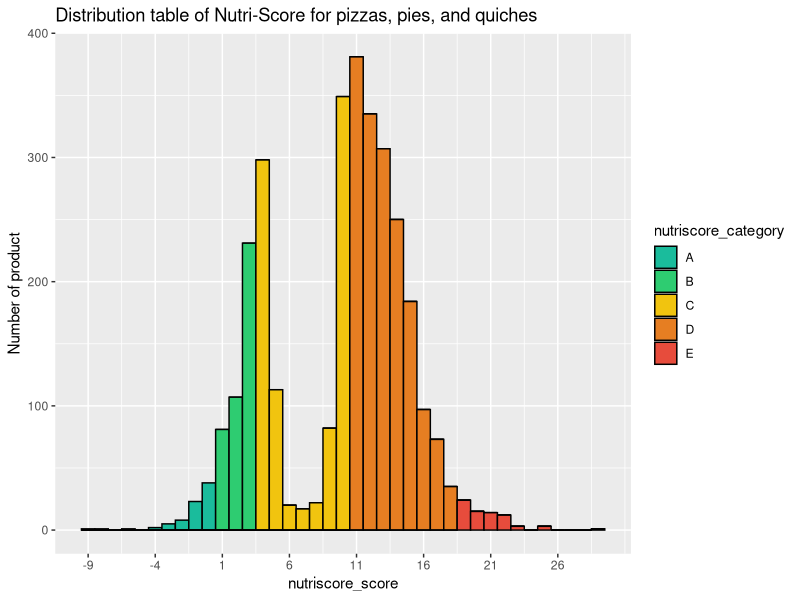
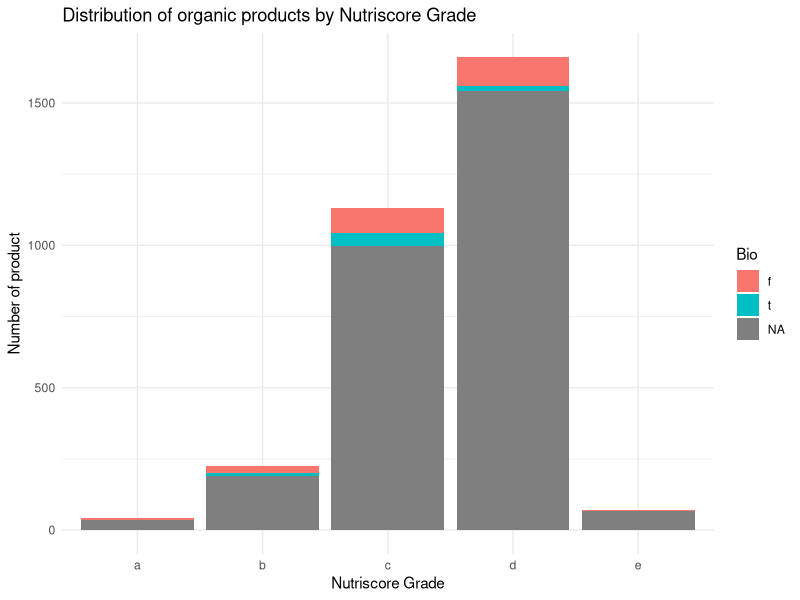
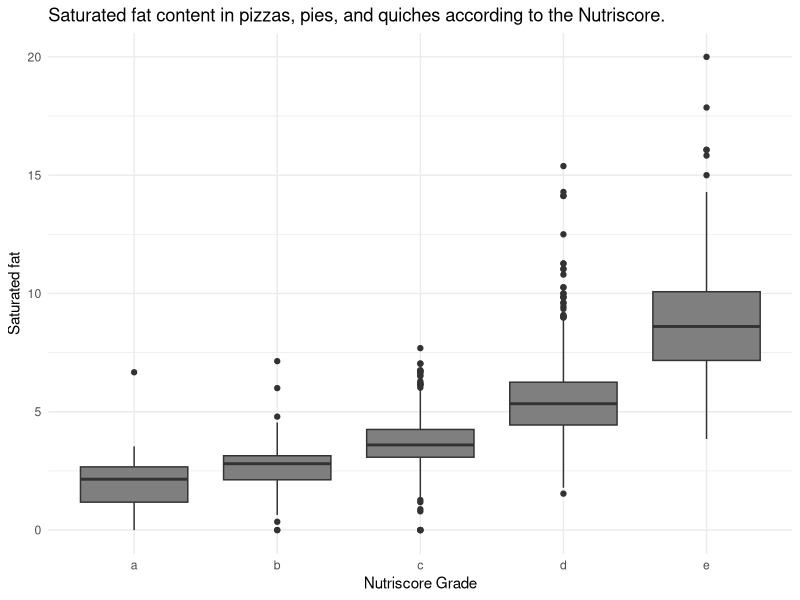
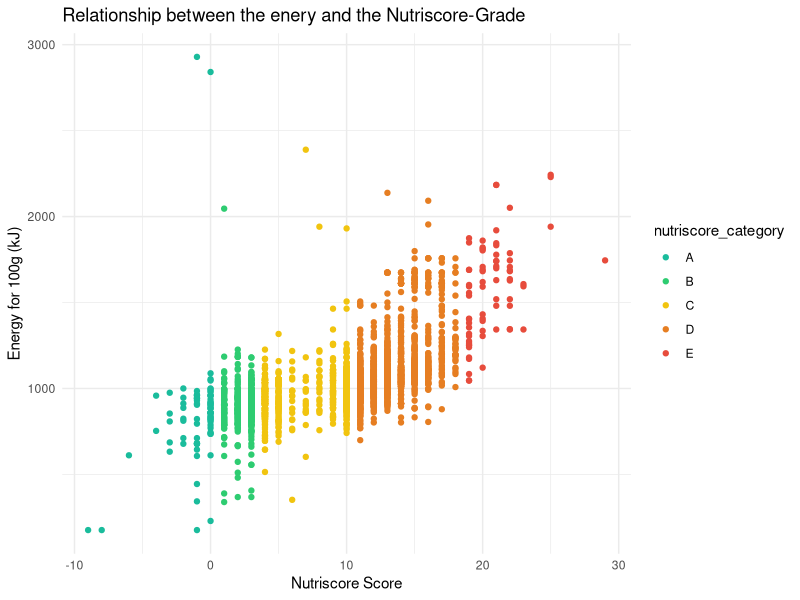
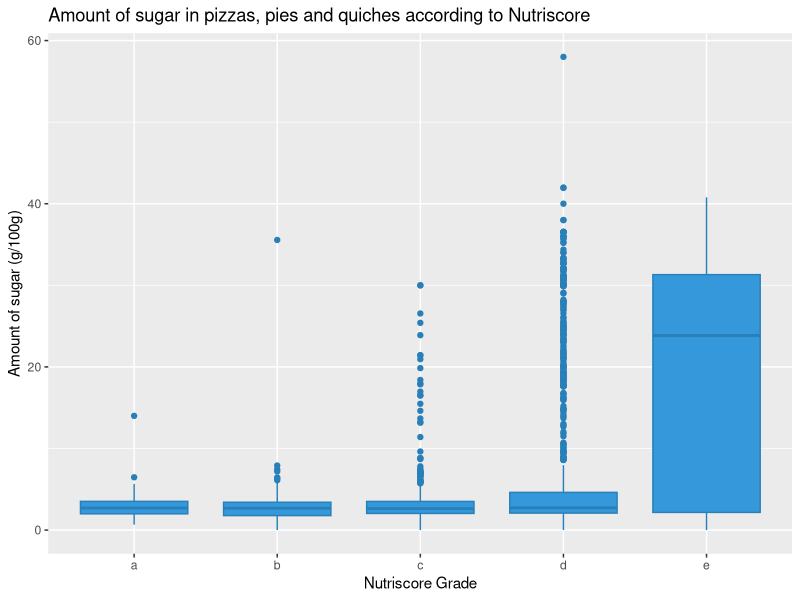

R code for these plots, in order:
## ---- chunk 1
gaua <- read.delim("gaua.csv", header=TRUE)
## ---- chunk 2
gaua <- read.delim("gaua.csv", header=TRUE)
# Charger la bibliothèque ggplot2
library(ggplot2)
library(tidyverse)

# Créer une variable pour les catégories de Nutriscore
gaua$nutriscore_category <- cut(gaua$nutriscore_score, breaks = c(-Inf, 0, 3, 10, 18, Inf),
                                labels = c("A", "B", "C", "D", "E"), include.lowest = TRUE)

# Définir une palette de couleurs pour les catégories de Nutriscore
nutriscore_colors <- c("A" = "#1ABC9C", "B" = "#2ECC71", "C" = "#F1C40F", "D" = "#E67E22", "E" = "#E74C3C")

# Afficher un histogramme du score de nutriscore pour la catégorie "en:pizza-pies-and-quiches"
ggplot(gaua, aes(x = nutriscore_score, fill = nutriscore_category)) +
  geom_histogram(binwidth = 1, color = "black") +
  scale_fill_manual(values = nutriscore_colors) +
  labs(title = "Distribution table of Nutri-Score for pizzas, pies, and quiches",
       y = "Number of product") +
  scale_x_continuous(breaks = seq(min(gaua$nutriscore_score), max(gaua$nutriscore_score), by = 5))
## ---- chunk 3

ggplot(gaua, aes(x = nutriscore_grade, fill = organic)) +
  geom_bar(position = "stack") +
  labs(title = "Distribution of organic products by Nutriscore Grade",
       x = "Nutriscore Grade",
       y = "Number of product",
       fill = "Bio") +
  theme_minimal()
## ---- chunk 4

count_t <- sum(gaua$organic == "t", na.rm = TRUE)

total_count <- nrow(gaua)


cat("Number of Organic product :", count_t,"\n Total number of products", total_count, "\n percentage of organic product on this dataset : ", (count_t/total_count)*100, "% ")


## ---- chunk 5
# Charger la bibliothèque ggplot2
library(ggplot2)

# Créer un diagramme en boîte des teneurs en graisses saturées dans les pizzas, tartes et quiches selon le nutriscore
ggplot(gaua, aes(x = nutriscore_grade, y = saturated_fat_100g, fill = nutriscore_grade)) +
  geom_boxplot() +
  labs(title = "Saturated fat content in pizzas, pies, and quiches according to the Nutriscore.",
       x = "Nutriscore Grade",
       y = "Saturated fat") +
  scale_fill_manual(values = nutriscore_colors) +
  theme_minimal()

## ---- chunk 6
# Nuage de points pour l'énergie et le Nutriscore coloré par catégorie (axes inversés)
ggplot(gaua, aes(x = nutriscore_score, y = energy_100g, color = nutriscore_category)) +
  geom_point() +
  scale_color_manual(values = nutriscore_colors) +
  labs(title = "Relationship between the enery and the Nutriscore-Grade",
       x = "Nutriscore Score",
       y = "Energy for 100g (kJ)") +
  theme_minimal()

## ---- chunk 7
# Charger la bibliothèque ggplot2
library(ggplot2)

# Créer un diagramme en boîte de la quantité de sucre en fonction de la catégorie de Nutriscore
ggplot(gaua, aes(x = nutriscore_grade, y = sugars_100g)) +
  geom_boxplot(fill = "#3498db", color = "#2980b9") +
  labs(title = "Amount of sugar in pizzas, pies and quiches according to Nutriscore",
       x = "Nutriscore Grade",
       y = "Amount of sugar (g/100g)")
